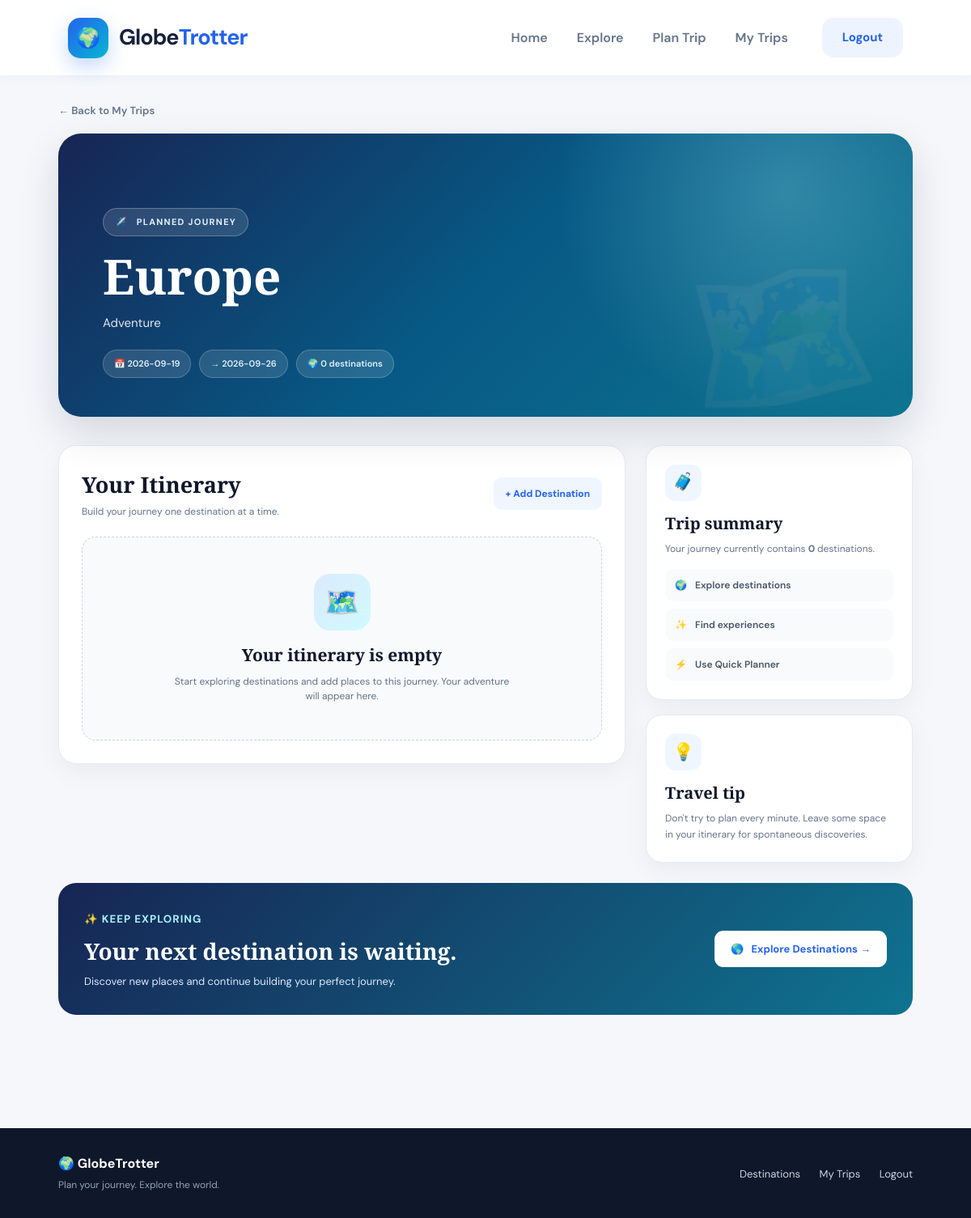
Page /trip/5 (signed in) on the committed database.
### tables this page shows
CREATE TABLE trips (
            id INTEGER PRIMARY KEY AUTOINCREMENT,
            user_id INTEGER NOT NULL,
            name TEXT NOT NULL,
            description TEXT,
            start_date TEXT NOT NULL,
            end_date TEXT NOT NULL,
            cover_photo TEXT,
            created_at TIMESTAMP DEFAULT CURRENT_TIMESTAMP,

            FOREIGN KEY (user_id)
                REFERENCES users (id)
                ON DELETE CASCADE
        );

### app.py (the view)
@app.route("/trip/<int:trip_id>")
def trip_details(trip_id):
    if "user_id" not in session:
        return redirect(url_for("login"))
    connection = get_db_connection()
    trip = connection.execute(
        """
        SELECT *
        FROM trips
        WHERE id = ?
        AND user_id = ?
        """,
        (
            trip_id,
            session["user_id"]
        )
    ).fetchone()
    if trip is None:
        connection.close()
        return "Trip not found", 404
    stops = connection.execute(
        """
        SELECT
            trip_stops.*,
            cities.name AS city_name,
            cities.country AS country,
            cities.region AS region,
            cities.cost_index AS cost_index,
            cities.popularity AS popularity
        FROM trip_stops

        JOIN cities
            ON trip_stops.city_id = cities.id

        WHERE trip_stops.trip_id = ?

        ORDER BY trip_stops.stop_order
        """,
        (trip_id,)
    ).fetchall()
    expenses = connection.execute(
        """
        SELECT *
        FROM expenses
        WHERE trip_id = ?
        ORDER BY id DESC
        """,
        (trip_id,)
    ).fetchall()
    total_expenses = connection.execute(
        """
        SELECT COALESCE(SUM(amount), 0) AS total
        FROM expenses
        WHERE trip_id = ?
        """,
        (trip_id,)
    ).fetchone()["total"]
    connection.close()
    return render_template(
        "trip_details.html",
        trip=trip,
        stops=stops,
        expenses=expenses,
        total_expenses=total_expenses
    )

### app.py (called while the page is built)
def get_db_connection():
    conn = sqlite3.connect(DATABASE)
    conn.row_factory = sqlite3.Row
    return conn

### Templates/trip_details.html (shortened to what this page needs)
<!DOCTYPE html>
<html lang="en">
<head>
</head>
<body>
<header class="navbar">
    <a href="{{ url_for('dashboard') if session.get('user_id') else '/' }}"
       class="brand">
        <span class="brand-icon">
            🌍
        </span>
        <span class="brand-text">
            Globe<span>Trotter</span>
        </span>
    </a>
    <nav class="nav-links">
        <a href="{{ url_for('dashboard') if session.get('user_id') else '/' }}">
            Home
        </a>
        <a href="{{ url_for('cities') }}">
            Explore
        </a>
        <a href="{{ url_for('plan_trip') }}">
            Plan Trip
        </a>
        {% if session.get('user_id') %}
            <a href="{{ url_for('trips') }}">
                My Trips
            </a>
        {% endif %}
    </nav>
    <div class="nav-actions">
        {% if session.get('user_id') %}
            <a href="{{ url_for('logout') }}"
               class="logout-btn">
                Logout
            </a>
        {% endif %}
    </div>
</header>
<main class="container">
    <a
        href="{{ url_for('trips') }}"
        class="back-link"
    >
        ← Back to My Trips
    </a>
    <section class="trip-hero">
        <div class="hero-content">
            <div class="hero-badge">
                ✈️ &nbsp; PLANNED JOURNEY
            </div>
            <h1>
                {{ trip["name"] }}
            </h1>
            <p>
                {% if trip["description"] %}
                    {{ trip["description"] }}
                {% else %}
                    Your GlobeTrotter adventure is ready
                    to become a collection of unforgettable
                    experiences.
                {% endif %}
            </p>
            <div class="trip-meta">
                {% if trip["start_date"] %}
                    <span class="meta-item">
                        📅 {{ trip["start_date"] }}
                    </span>
                {% endif %}
                {% if trip["end_date"] %}
                    <span class="meta-item">
                        → {{ trip["end_date"] }}
                    </span>
                {% endif %}
                <span class="meta-item">
                    🌍
                    {{ stops|length }}
                    destination{% if stops|length != 1 %}s{% endif %}
                </span>
            </div>
        </div>
    </section>
    <section class="content-grid">
        <div class="card">
            <div class="card-header">
                <div>
                    <h2>
                        Your Itinerary
                    </h2>
                    <p>
                        Build your journey one destination at a time.
                    </p>
                </div>
                <a
                    href="{{ url_for('cities') }}"
                    class="add-button"
                >
                    + Add Destination
                </a>
            </div>
            {% if stops %}
                {% for stop in stops %}
                    <div class="itinerary-item">
                        <div class="day-number">
                            {{ "%02d"|format(loop.index) }}
                        </div>
                        <div class="itinerary-content">
                            <h3>
                                {{ stop["city_name"] }}
                            </h3>
                            <div class="country">
                                📍 {{ stop["country"] }}
                            </div>
                            <span class="date">
                                📅 {{ stop["start_date"] }}
                                →
                                {{ stop["end_date"] }}
                            </span>
                        </div>
                    </div>
                {% endfor %}
            {% else %}
                <div class="empty-itinerary">
                    <div class="empty-itinerary-icon">
                        🗺️
                    </div>
                    <h3>
                        Your itinerary is empty
                    </h3>
                    <p>
                        Start exploring destinations and
                        add places to this journey. Your
                        adventure will appear here.
                    </p>
                </div>
            {% endif %}
        </div>
        <aside class="side-column">
            <div class="info-card">
                <div class="info-icon">
                    🧳
                </div>
                <h3>
                    Trip summary
                </h3>
                <p>
                    Your journey currently contains
                    <strong>
                        {{ stops|length }}
                    </strong>
                    destination{% if stops|length != 1 %}s{% endif %}.
                </p>
                <div class="action-list">
                    <a
                        href="{{ url_for('cities') }}"
                        class="action"
                    >
                        🌍
                        <span>
                            Explore destinations
                        </span>
                    </a>
                    <a
                        href="{{ url_for('explore') }}"
                        class="action"
                    >
                        ✨
                        <span>
                            Find experiences
                        </span>
                    </a>
                    <a
                        href="{{ url_for('quick_plan') }}"
                        class="action"
                    >
                        ⚡
                        <span>
                            Use Quick Planner
                        </span>
                    </a>
                </div>
            </div>
            <div class="info-card">
                <div class="info-icon">
                    💡
                </div>
                <h3>
                    Travel tip
                </h3>
                <p>
                    Don't try to plan every minute.
                    Leave some space in your itinerary
                    for spontaneous discoveries.
                </p>
            </div>
        </aside>
    </section>
    <section class="planner">
        <div>
            <small>
                ✨ KEEP EXPLORING
            </small>
            <h2>
                Your next destination is waiting.
            </h2>
            <p>
                Discover new places and continue
                building your perfect journey.
            </p>
        </div>
        <a
            href="{{ url_for('cities') }}"
            class="planner-button"
        >
            🌎 &nbsp; Explore Destinations →
        </a>
    </section>
</main>
<footer>
    <div>
        <strong>
            🌍 GlobeTrotter
        </strong>
        <p>
            Plan your journey. Explore the world.
        </p>
    </div>
    <div>
        <a href="{{ url_for('cities') }}">
            Destinations
        </a>
        <a href="{{ url_for('trips') }}">
            My Trips
        </a>
        <a href="{{ url_for('logout') }}">
            Logout
        </a>
    </div>
</footer>
</body>
</html>

### rows in the picture
trips: name "Europe", description "Adventure", start_date "2026-09-19", end_date "2026-09-26"

### other values in the picture
{{ stops|length }} "0"
